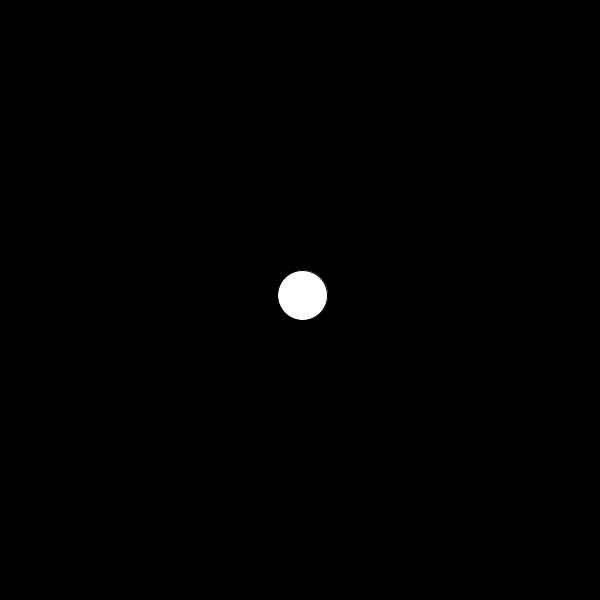
Frame 1 (no input)
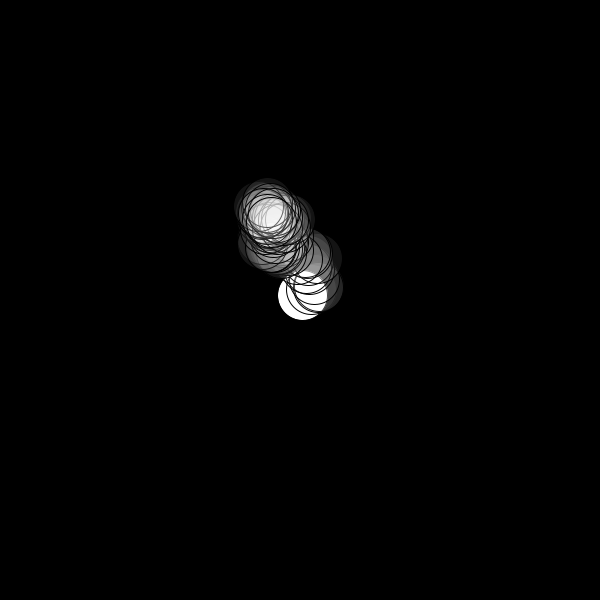
Frame 60 (the mouse pressed at the canvas centre just before this capture)
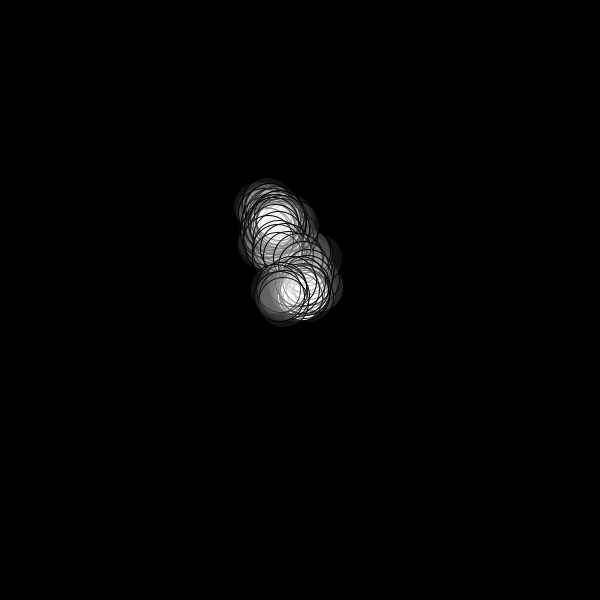
Frame 120 (the mouse held since frame 60 and released just before this capture)

The Processing sketch that drew these frames (run headless with seeded random() and noise(); from frame 60 on, the mouse is pressed at the canvas centre):

// Processing sketch: processing_183794
// ── processing_183794.pde

float speed = 10;
int diameter = 50;
float x;
float y;
float px;
float py;

void setup() {
  
 size(600, 600);
 background(0);
 smooth();
 x = width/2;
 y = height/2;
 
}

void draw() {
  x += random (-speed, speed);
  y += random (-speed, speed);
 
  x = constrain(x, 0, width);
  y = constrain(y, 0, height);
  
ellipse(x, y, diameter, diameter);
// line(px, py, x, y);
// px = x;
// py = y;
  fill(255, 20);
  
 
  
}
